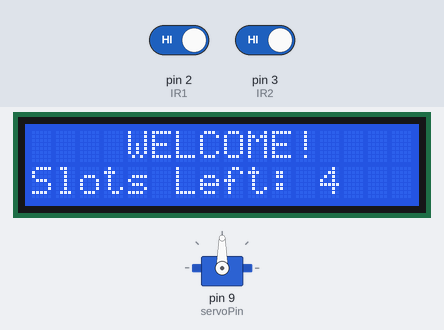
The sketch below on a simulated Arduino Uno, built with avr-gcc and run on an emulated ATmega328P. Shown: 16×2 character LCD, servo. Inputs (shaded band) come from the test bench; at power-on: pin 2 (IR1) HIGH, pin 3 (IR2) HIGH. What the sketch prints to the serial monitor is not drawn.

Above: at 3.3 s.
3.4 s: pin 2 (IR1) driven LOW
At 4.6 s:
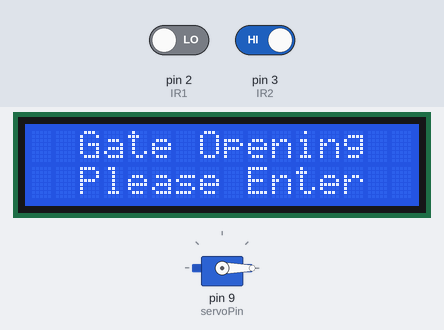
4.9 s: pin 3 (IR2) driven LOW
At 6.8 s:
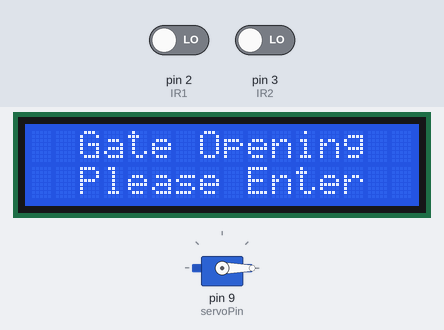
7.6 s: pin 2 (IR1) driven HIGH
At 9.5 s:
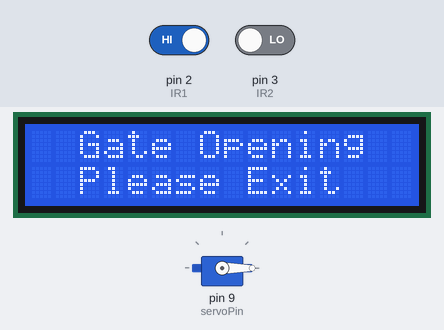
9.9 s: pin 2 (IR1) driven LOW
At 11.4 s:
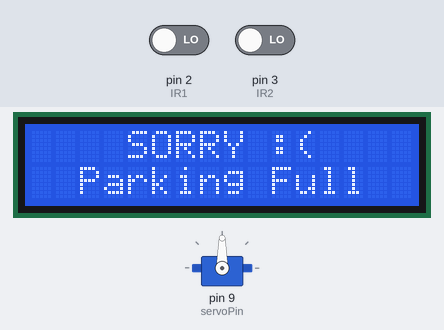
12.6 s: pin 3 (IR2) driven HIGH
At 14.21 s:
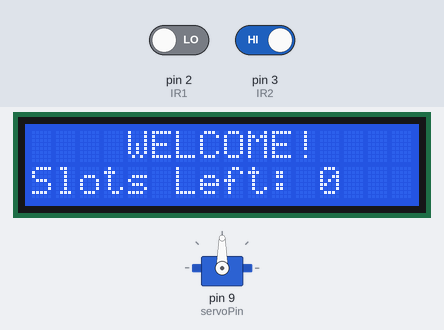
15.6 s: pin 3 (IR2) driven LOW
At 18.3 s:
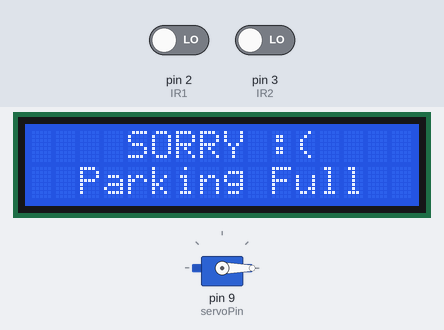
Timing chart, 0 to 19.6 s (numbered marks = the images above; inputs shaded):
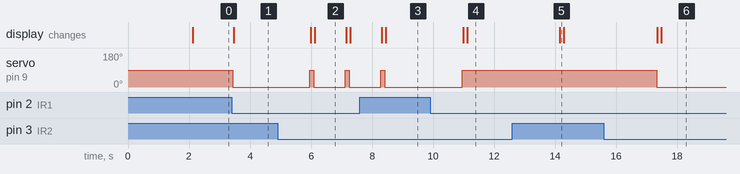

Measured:
- after the input at 3.4 s, servo on pin 9 (servoPin): 90° → 0° at once; the display: changes after 0.06 s (image 1)
- after the input at 4.9 s, servo on pin 9 (servoPin): alternates 90° for 0.13 s and 0° for 1.0 s, starting after 1.1 s; the display: first changes after 1.1 s (image 2 shows a later state)
- after the input at 7.6 s, servo on pin 9 (servoPin): goes on until 8.4 s, then stays 0°; the display: first differs from a run without the input after 0.85 s (image 3)
- after the input at 9.9 s, servo on pin 9 (servoPin): 0° → 90° after 1.1 s; the display: first changes after 1.1 s (image 4 shows a later state)
- after the input at 12.6 s, servo on pin 9 (servoPin): stays 90° (without the input it goes to 0° after 1.6 s); the display: changes after 1.5 s (image 5)
- after the input at 15.6 s, servo on pin 9 (servoPin): 90° → 0° after 1.7 s; the display: first changes after 1.7 s (image 6 shows a later state)
- what the display in image 2 shows lasts 1.1 s, from 6.1 s to 7.2 s

The sketch:

Parking_system.ino
```cpp
#include <Wire.h>
#include <LiquidCrystal_I2C.h>
#include <Servo.h>

LiquidCrystal_I2C lcd(0x27, 16, 2);
Servo myservo;

int IR1 = 2;
int IR2 = 3;
int servoPin = 9;

int totalSlots = 4;
int occupiedSlots = 0;

int flag1 = 0;
int flag2 = 0;

void setup() {
  Serial.begin(9600);

  lcd.init();
  lcd.backlight();

  pinMode(IR1, INPUT);
  pinMode(IR2, INPUT);

  myservo.attach(servoPin);
  myservo.write(90);

  lcd.setCursor(0, 0);
  lcd.print("    ARDUINO     ");
  lcd.setCursor(0, 1);
  lcd.print(" PARKING SYSTEM ");
  delay(2000);
  lcd.clear();

  updateDisplay();
}

void loop() {

  if (digitalRead(IR1) == LOW && flag1 == 0) {
    int availableSlots = totalSlots - occupiedSlots;

    if (availableSlots > 0) {
      Serial.println("Car detected at entry");
      flag1 = 1;

      if (flag2 == 0) {
        myservo.write(0);
        lcd.setCursor(0, 0);
        lcd.print("  Gate Opening  ");
        lcd.setCursor(0, 1);
        lcd.print("  Please Enter  ");
      }
    } else {
      lcd.setCursor(0, 0);
      lcd.print("    SORRY :(    ");
      lcd.setCursor(0, 1);
      lcd.print("  Parking Full  ");
      delay(3000);
      updateDisplay();
    }
  }

  if (digitalRead(IR2) == LOW && flag2 == 0) {
    Serial.println("Car detected at IR2");
    flag2 = 1;

    if (flag1 == 0 && occupiedSlots > 0) {
      myservo.write(0);
      lcd.setCursor(0, 0);
      lcd.print("  Gate Opening  ");
      lcd.setCursor(0, 1);
      lcd.print("  Please Exit   ");
    }
  }

  if (flag1 == 1 && flag2 == 1) {
    delay(1000);
    myservo.write(90);

    occupiedSlots++;
    Serial.print("Car entered. Occupied slots: ");
    Serial.println(occupiedSlots);

    flag1 = 0;
    flag2 = 0;
    updateDisplay();
  }

  if (flag1 == 0 && flag2 == 1 && digitalRead(IR2) == HIGH) {
    delay(1000);
    myservo.write(90);

    if (occupiedSlots > 0) {
      occupiedSlots--;
      Serial.print("Car exited. Occupied slots: ");
      Serial.println(occupiedSlots);
    }

    flag2 = 0;
    updateDisplay();
  }

  delay(100);
}

void updateDisplay() {
  int availableSlots = totalSlots - occupiedSlots;

  lcd.clear();
  lcd.setCursor(0, 0);
  lcd.print("    WELCOME!    ");
  lcd.setCursor(0, 1);
  lcd.print("Slots Left: ");
  lcd.print(availableSlots);

  Serial.print("Available slots: ");
  Serial.println(availableSlots);
}
```
